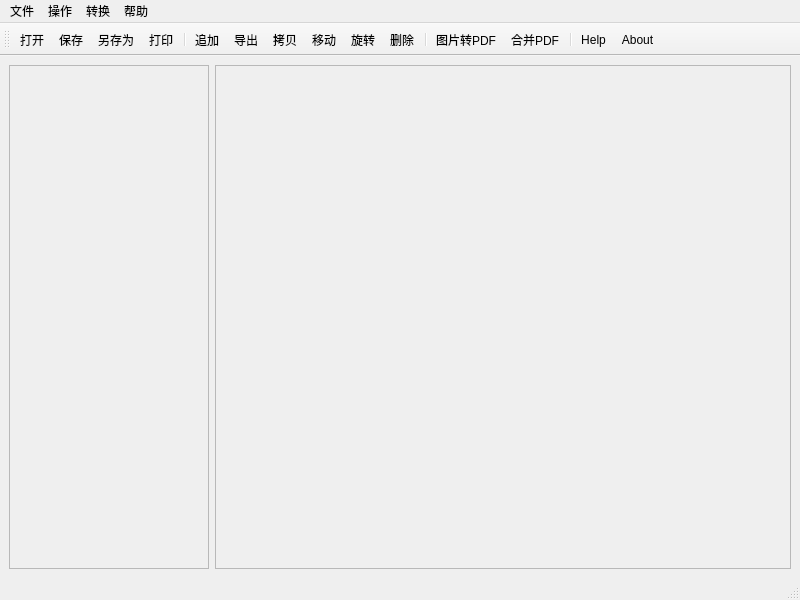
<?xml version="1.0" encoding="UTF-8"?>
<ui version="4.0">
 <class>MainWindow</class>
 <widget class="QMainWindow" name="MainWindow">
  <property name="geometry">
   <rect>
    <x>0</x>
    <y>0</y>
    <width>800</width>
    <height>600</height>
   </rect>
  </property>
  <property name="windowTitle">
   <string>pdfEdit</string>
  </property>
  <widget class="QWidget" name="centralwidget">
   <layout class="QHBoxLayout" name="horizontalLayout_2">
    <item>
     <layout class="QHBoxLayout" name="horizontalLayout">
      <item>
       <widget class="QScrollArea" name="listArea">
        <property name="minimumSize">
         <size>
          <width>200</width>
          <height>0</height>
         </size>
        </property>
        <property name="maximumSize">
         <size>
          <width>200</width>
          <height>16777215</height>
         </size>
        </property>
        <property name="widgetResizable">
         <bool>true</bool>
        </property>
        <widget class="QWidget" name="scrollAreaWidgetContents">
         <property name="geometry">
          <rect>
           <x>0</x>
           <y>0</y>
           <width>198</width>
           <height>499</height>
          </rect>
         </property>
        </widget>
       </widget>
      </item>
      <item>
       <widget class="QScrollArea" name="showArea">
        <property name="widgetResizable">
         <bool>true</bool>
        </property>
        <widget class="QWidget" name="scrollAreaWidgetContents_2">
         <property name="geometry">
          <rect>
           <x>0</x>
           <y>0</y>
           <width>572</width>
           <height>499</height>
          </rect>
         </property>
        </widget>
       </widget>
      </item>
     </layout>
    </item>
   </layout>
  </widget>
  <widget class="QMenuBar" name="menubar">
   <property name="geometry">
    <rect>
     <x>0</x>
     <y>0</y>
     <width>800</width>
     <height>23</height>
    </rect>
   </property>
   <widget class="QMenu" name="menu">
    <property name="title">
     <string>文件</string>
    </property>
    <addaction name="actionOpen"/>
    <addaction name="separator"/>
    <addaction name="actionSave"/>
    <addaction name="actionSaveAs"/>
    <addaction name="separator"/>
    <addaction name="actionPrint"/>
    <addaction name="separator"/>
    <addaction name="actionClose"/>
    <addaction name="separator"/>
    <addaction name="actionQuit"/>
   </widget>
   <widget class="QMenu" name="menu_2">
    <property name="title">
     <string>操作</string>
    </property>
    <addaction name="actionAppend"/>
    <addaction name="actionExtract"/>
    <addaction name="actionCopy"/>
    <addaction name="separator"/>
    <addaction name="actionMove"/>
    <addaction name="actionRotate"/>
    <addaction name="separator"/>
    <addaction name="actionDelete"/>
   </widget>
   <widget class="QMenu" name="menu_3">
    <property name="title">
     <string>帮助</string>
    </property>
    <addaction name="actionHelp"/>
    <addaction name="separator"/>
    <addaction name="actionAbout"/>
   </widget>
   <widget class="QMenu" name="menu_4">
    <property name="title">
     <string>转换</string>
    </property>
    <addaction name="actionPicToPdf"/>
    <addaction name="actionMerge"/>
   </widget>
   <addaction name="menu"/>
   <addaction name="menu_2"/>
   <addaction name="menu_4"/>
   <addaction name="menu_3"/>
  </widget>
  <widget class="QStatusBar" name="statusbar"/>
  <widget class="QToolBar" name="toolBar">
   <property name="minimumSize">
    <size>
     <width>0</width>
     <height>32</height>
    </size>
   </property>
   <property name="windowTitle">
    <string>toolBar</string>
   </property>
   <attribute name="toolBarArea">
    <enum>TopToolBarArea</enum>
   </attribute>
   <attribute name="toolBarBreak">
    <bool>false</bool>
   </attribute>
   <addaction name="actionOpen"/>
   <addaction name="actionSave"/>
   <addaction name="actionSaveAs"/>
   <addaction name="actionPrint"/>
   <addaction name="separator"/>
   <addaction name="actionAppend"/>
   <addaction name="actionExtract"/>
   <addaction name="actionCopy"/>
   <addaction name="actionMove"/>
   <addaction name="actionRotate"/>
   <addaction name="actionDelete"/>
   <addaction name="separator"/>
   <addaction name="actionPicToPdf"/>
   <addaction name="actionMerge"/>
   <addaction name="separator"/>
   <addaction name="actionHelp"/>
   <addaction name="actionAbout"/>
  </widget>
  <action name="actionOpen">
   <property name="icon">
    <iconset resource="PdfRes.qrc">
     <normaloff>:/res/res/preview.png</normaloff>:/res/res/preview.png</iconset>
   </property>
   <property name="text">
    <string>打开...</string>
   </property>
  </action>
  <action name="actionSave">
   <property name="icon">
    <iconset resource="PdfRes.qrc">
     <normaloff>:/res/res/save.png</normaloff>:/res/res/save.png</iconset>
   </property>
   <property name="text">
    <string>保存</string>
   </property>
  </action>
  <action name="actionSaveAs">
   <property name="icon">
    <iconset resource="PdfRes.qrc">
     <normaloff>:/res/res/picturetopgallery.png</normaloff>:/res/res/picturetopgallery.png</iconset>
   </property>
   <property name="text">
    <string>另存为...</string>
   </property>
  </action>
  <action name="actionPrint">
   <property name="icon">
    <iconset resource="PdfRes.qrc">
     <normaloff>:/res/res/print.png</normaloff>:/res/res/print.png</iconset>
   </property>
   <property name="text">
    <string>打印</string>
   </property>
  </action>
  <action name="actionClose">
   <property name="icon">
    <iconset resource="PdfRes.qrc">
     <normaloff>:/res/res/delete.png</normaloff>:/res/res/delete.png</iconset>
   </property>
   <property name="text">
    <string>关闭</string>
   </property>
  </action>
  <action name="actionQuit">
   <property name="icon">
    <iconset resource="PdfRes.qrc">
     <normaloff>:/res/res/exit.png</normaloff>:/res/res/exit.png</iconset>
   </property>
   <property name="text">
    <string>退出</string>
   </property>
  </action>
  <action name="actionAppend">
   <property name="icon">
    <iconset resource="PdfRes.qrc">
     <normaloff>:/res/res/add.png</normaloff>:/res/res/add.png</iconset>
   </property>
   <property name="text">
    <string>追加</string>
   </property>
  </action>
  <action name="actionDelete">
   <property name="icon">
    <iconset resource="PdfRes.qrc">
     <normaloff>:/res/res/del.png</normaloff>:/res/res/del.png</iconset>
   </property>
   <property name="text">
    <string>删除</string>
   </property>
  </action>
  <action name="actionExtract">
   <property name="icon">
    <iconset resource="PdfRes.qrc">
     <normaloff>:/res/res/forward.png</normaloff>:/res/res/forward.png</iconset>
   </property>
   <property name="text">
    <string>导出</string>
   </property>
  </action>
  <action name="actionMove">
   <property name="icon">
    <iconset resource="PdfRes.qrc">
     <normaloff>:/res/res/sort.png</normaloff>:/res/res/sort.png</iconset>
   </property>
   <property name="text">
    <string>移动</string>
   </property>
  </action>
  <action name="actionHelp">
   <property name="icon">
    <iconset resource="PdfRes.qrc">
     <normaloff>:/res/res/info.png</normaloff>:/res/res/info.png</iconset>
   </property>
   <property name="text">
    <string>Help</string>
   </property>
  </action>
  <action name="actionAbout">
   <property name="icon">
    <iconset resource="PdfRes.qrc">
     <normaloff>:/res/res/font.png</normaloff>:/res/res/font.png</iconset>
   </property>
   <property name="text">
    <string>About ...</string>
   </property>
  </action>
  <action name="actionCopy">
   <property name="icon">
    <iconset resource="PdfRes.qrc">
     <normaloff>:/res/res/copy.png</normaloff>:/res/res/copy.png</iconset>
   </property>
   <property name="text">
    <string>拷贝</string>
   </property>
  </action>
  <action name="actionRotate">
   <property name="icon">
    <iconset resource="PdfRes.qrc">
     <normaloff>:/res/res/convert.png</normaloff>:/res/res/convert.png</iconset>
   </property>
   <property name="text">
    <string>旋转</string>
   </property>
  </action>
  <action name="actionPicToPdf">
   <property name="icon">
    <iconset resource="PdfRes.qrc">
     <normaloff>:/res/res/address.png</normaloff>:/res/res/address.png</iconset>
   </property>
   <property name="text">
    <string>图片转PDF</string>
   </property>
  </action>
  <action name="actionMerge">
   <property name="icon">
    <iconset resource="PdfRes.qrc">
     <normaloff>:/res/res/custom.png</normaloff>:/res/res/custom.png</iconset>
   </property>
   <property name="text">
    <string>合并PDF</string>
   </property>
  </action>
 </widget>
 <resources>
  <include location="PdfRes.qrc"/>
 </resources>
 <connections/>
</ui>
